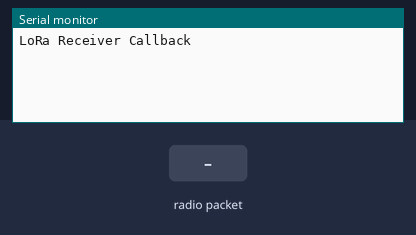
Bench run of a sketch on a simulated ESP32. On the bench: the last lines printed to the serial monitor. The test bench sets the inputs (shaded band). No radio packets arrive unless stated.

Above: at 1.2 s.
1.3 s: radio packet "1" arrives
At 2.5 s:
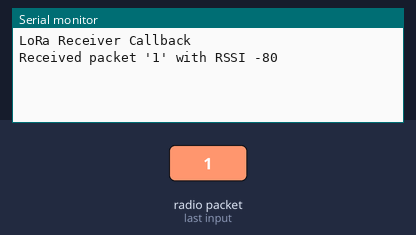
2.8 s: radio packet "0" arrives
At 3.7 s:
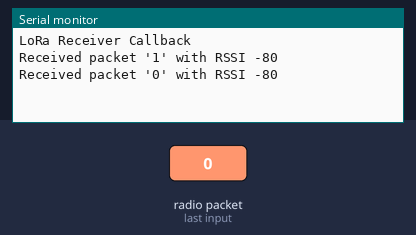
4.3 s: radio packet "2" arrives
At 4.9 s:
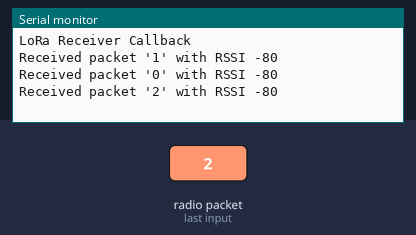

Measured:
- after the input at 1.3 s, the serial monitor: prints a new line at once (image 1)
- after the input at 2.8 s, the serial monitor: prints a new line at once (image 2)
- after the input at 4.3 s, the serial monitor: prints a new line at once (image 3)

The sketch:

07-try.ino
```cpp
/*
  Uses interrup method check the new incoming messages, and print via serial
  in 115200 baud rate.

  The default interrupt pin in SX1276/8(DIO0) connected to ESP32's GPIO26

  by Aaron.Lee from HelTec AutoMation, ChengDu, China
  成都惠利特自动化科技有限公司
  www.heltec.cn

  this project also realess in GitHub:
  https://github.com/Heltec-Aaron-Lee/WiFi_Kit_series
*/
#include <SPI.h>
#include <LoRa.h>

// Pin definetion of WIFI LoRa 32
// HelTec AutoMation 2017 support@heltec.cn
#define SCK     5    // GPIO5  -- SX127x's SCK
#define MISO    19   // GPIO19 -- SX127x's MISO
#define MOSI    27   // GPIO27 -- SX127x's MOSI
#define SS      18   // GPIO18 -- SX127x's CS
#define RST     14   // GPIO14 -- SX127x's RESET
#define DI0     26   // GPIO26 -- SX127x's IRQ(Interrupt Request)

#define BAND    433E6  //you can set band here directly,e.g. 868E6,915E6
#define PABOOST true


void setup() {
  Serial.begin(115200);
  while (!Serial);

  Serial.println("LoRa Receiver Callback");
  SPI.begin(SCK,MISO,MOSI,SS);
  LoRa.setPins(SS,RST,DI0);
  if (!LoRa.begin(BAND,PABOOST)) {
    Serial.println("Starting LoRa failed!");
    while (1);
  }

  // register the receive callback
  LoRa.onReceive(onReceive);

  // put the radio into receive mode
  LoRa.receive();
}

void loop() {
  // do nothing
}

void onReceive(int packetSize)
{
  // received a packet
  Serial.print("Received packet '");
  // read packet
  for (int i = 0; i < packetSize; i++)
  {
    Serial.print((char)LoRa.read());
  }
  // print RSSI of packet
  Serial.print("' with RSSI ");
  Serial.println(LoRa.packetRssi());
}
```
